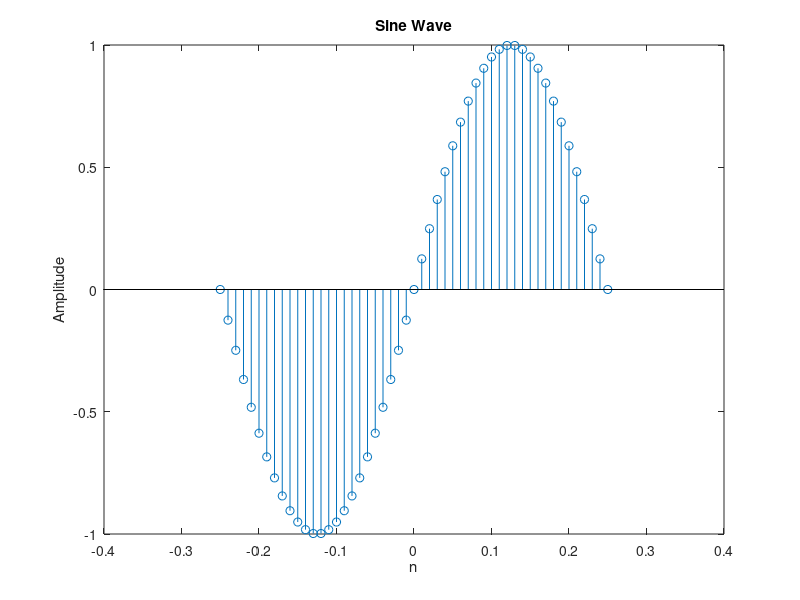

MATLAB code to generate this figure:
clear all; clc; close all; 

n = -0.25:0.01:0.25;
f = 2;
y = sin(2*pi*f*n);
stem(n,y);
title('Sine Wave');
xlabel('n');
ylabel('Amplitude');

